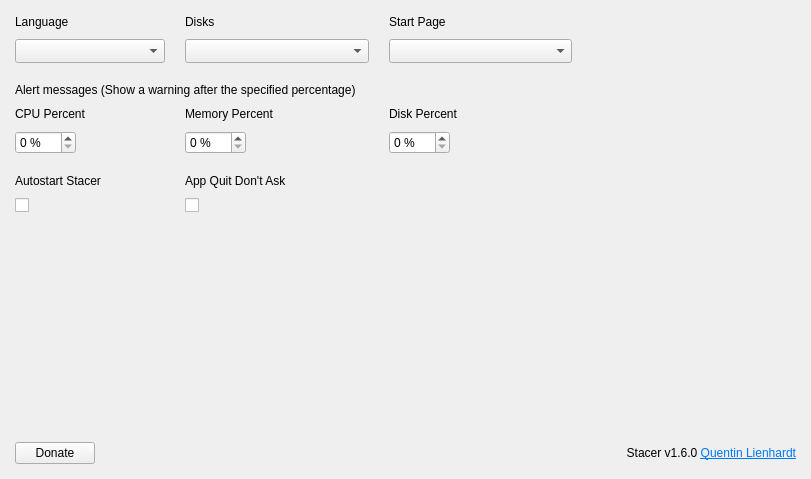
<?xml version="1.0" encoding="UTF-8"?>
<ui version="4.0">
 <class>SettingsPage</class>
 <widget class="QWidget" name="SettingsPage">
  <property name="geometry">
   <rect>
    <x>0</x>
    <y>0</y>
    <width>811</width>
    <height>479</height>
   </rect>
  </property>
  <property name="sizePolicy">
   <sizepolicy hsizetype="Expanding" vsizetype="Expanding">
    <horstretch>0</horstretch>
    <verstretch>0</verstretch>
   </sizepolicy>
  </property>
  <property name="windowTitle">
   <string>Settings</string>
  </property>
  <property name="styleSheet">
   <string notr="true"/>
  </property>
  <layout class="QGridLayout" name="gridLayout">
   <property name="leftMargin">
    <number>15</number>
   </property>
   <property name="topMargin">
    <number>15</number>
   </property>
   <property name="rightMargin">
    <number>15</number>
   </property>
   <property name="bottomMargin">
    <number>15</number>
   </property>
   <property name="horizontalSpacing">
    <number>20</number>
   </property>
   <property name="verticalSpacing">
    <number>10</number>
   </property>
   <item row="1" column="0" alignment="Qt::AlignLeft">
    <widget class="QComboBox" name="cmbLanguages">
     <property name="sizePolicy">
      <sizepolicy hsizetype="Expanding" vsizetype="Fixed">
       <horstretch>0</horstretch>
       <verstretch>0</verstretch>
      </sizepolicy>
     </property>
     <property name="minimumSize">
      <size>
       <width>150</width>
       <height>0</height>
      </size>
     </property>
     <property name="maximumSize">
      <size>
       <width>200</width>
       <height>16777215</height>
      </size>
     </property>
     <property name="cursor">
      <cursorShape>PointingHandCursor</cursorShape>
     </property>
     <property name="focusPolicy">
      <enum>Qt::NoFocus</enum>
     </property>
     <property name="sizeAdjustPolicy">
      <enum>QComboBox::AdjustToMinimumContentsLengthWithIcon</enum>
     </property>
    </widget>
   </item>
   <item row="8" column="0" alignment="Qt::AlignLeft">
    <widget class="QCheckBox" name="checkAutostart">
     <property name="cursor">
      <cursorShape>PointingHandCursor</cursorShape>
     </property>
     <property name="focusPolicy">
      <enum>Qt::NoFocus</enum>
     </property>
     <property name="text">
      <string/>
     </property>
    </widget>
   </item>
   <item row="4" column="1" alignment="Qt::AlignLeft">
    <widget class="QLabel" name="lblMemoryPercent">
     <property name="sizePolicy">
      <sizepolicy hsizetype="Expanding" vsizetype="Preferred">
       <horstretch>0</horstretch>
       <verstretch>0</verstretch>
      </sizepolicy>
     </property>
     <property name="text">
      <string>Memory Percent</string>
     </property>
    </widget>
   </item>
   <item row="5" column="1" alignment="Qt::AlignLeft">
    <widget class="QSpinBox" name="spinMemoryPercent">
     <property name="focusPolicy">
      <enum>Qt::ClickFocus</enum>
     </property>
     <property name="keyboardTracking">
      <bool>false</bool>
     </property>
     <property name="suffix">
      <string notr="true"> %</string>
     </property>
     <property name="minimum">
      <number>0</number>
     </property>
     <property name="maximum">
      <number>100</number>
     </property>
    </widget>
   </item>
   <item row="4" column="2" alignment="Qt::AlignLeft">
    <widget class="QLabel" name="lblDiskPercent">
     <property name="sizePolicy">
      <sizepolicy hsizetype="Expanding" vsizetype="Preferred">
       <horstretch>0</horstretch>
       <verstretch>0</verstretch>
      </sizepolicy>
     </property>
     <property name="text">
      <string>Disk Percent</string>
     </property>
    </widget>
   </item>
   <item row="5" column="0" alignment="Qt::AlignLeft">
    <widget class="QSpinBox" name="spinCpuPercent">
     <property name="focusPolicy">
      <enum>Qt::ClickFocus</enum>
     </property>
     <property name="suffix">
      <string notr="true"> %</string>
     </property>
     <property name="minimum">
      <number>0</number>
     </property>
     <property name="maximum">
      <number>100</number>
     </property>
    </widget>
   </item>
   <item row="0" column="0" alignment="Qt::AlignLeft">
    <widget class="QLabel" name="lblLanguage">
     <property name="sizePolicy">
      <sizepolicy hsizetype="Expanding" vsizetype="Preferred">
       <horstretch>0</horstretch>
       <verstretch>0</verstretch>
      </sizepolicy>
     </property>
     <property name="text">
      <string>Language</string>
     </property>
    </widget>
   </item>
   <item row="7" column="0" alignment="Qt::AlignLeft">
    <widget class="QLabel" name="lblStartOnBoot">
     <property name="sizePolicy">
      <sizepolicy hsizetype="Expanding" vsizetype="Preferred">
       <horstretch>0</horstretch>
       <verstretch>0</verstretch>
      </sizepolicy>
     </property>
     <property name="text">
      <string>Autostart Stacer</string>
     </property>
    </widget>
   </item>
   <item row="9" column="0">
    <spacer name="verticalSpacer">
     <property name="orientation">
      <enum>Qt::Vertical</enum>
     </property>
     <property name="sizeHint" stdset="0">
      <size>
       <width>10</width>
       <height>40</height>
      </size>
     </property>
    </spacer>
   </item>
   <item row="5" column="2" alignment="Qt::AlignLeft">
    <widget class="QSpinBox" name="spinDiskPercent">
     <property name="focusPolicy">
      <enum>Qt::ClickFocus</enum>
     </property>
     <property name="suffix">
      <string notr="true"> %</string>
     </property>
     <property name="minimum">
      <number>0</number>
     </property>
     <property name="maximum">
      <number>100</number>
     </property>
    </widget>
   </item>
   <item row="4" column="0" alignment="Qt::AlignLeft">
    <widget class="QLabel" name="lblCpuPercent">
     <property name="sizePolicy">
      <sizepolicy hsizetype="Expanding" vsizetype="Preferred">
       <horstretch>0</horstretch>
       <verstretch>0</verstretch>
      </sizepolicy>
     </property>
     <property name="text">
      <string>CPU Percent</string>
     </property>
    </widget>
   </item>
   <item row="3" column="0" colspan="5">
    <widget class="QLabel" name="lblAlertMessages">
     <property name="sizePolicy">
      <sizepolicy hsizetype="Expanding" vsizetype="Preferred">
       <horstretch>0</horstretch>
       <verstretch>0</verstretch>
      </sizepolicy>
     </property>
     <property name="accessibleName">
      <string notr="true">title</string>
     </property>
     <property name="text">
      <string>Alert messages (Show a warning after the specified percentage)</string>
     </property>
    </widget>
   </item>
   <item row="10" column="3" colspan="2" alignment="Qt::AlignRight">
    <widget class="QLabel" name="lblCreatedBy">
     <property name="text">
      <string notr="true">&lt;html&gt;&lt;head/&gt;&lt;body&gt;&lt;p&gt;Stacer v1.6.0 &lt;a href=&quot;https://github.com/QuentiumYT/Stacer&quot;&gt;&lt;span style=&quot; text-decoration: underline; color:#007af4;&quot;&gt;Quentin Lienhardt&lt;/span&gt;&lt;/a&gt;&lt;/p&gt;&lt;/body&gt;&lt;/html&gt;</string>
     </property>
     <property name="textFormat">
      <enum>Qt::RichText</enum>
     </property>
     <property name="alignment">
      <set>Qt::AlignRight|Qt::AlignTrailing|Qt::AlignVCenter</set>
     </property>
     <property name="openExternalLinks">
      <bool>true</bool>
     </property>
    </widget>
   </item>
   <item row="10" column="0" alignment="Qt::AlignLeft">
    <widget class="QPushButton" name="btnDonate">
     <property name="sizePolicy">
      <sizepolicy hsizetype="Expanding" vsizetype="Fixed">
       <horstretch>0</horstretch>
       <verstretch>0</verstretch>
      </sizepolicy>
     </property>
     <property name="cursor">
      <cursorShape>PointingHandCursor</cursorShape>
     </property>
     <property name="focusPolicy">
      <enum>Qt::NoFocus</enum>
     </property>
     <property name="accessibleName">
      <string notr="true">primary</string>
     </property>
     <property name="text">
      <string>Donate</string>
     </property>
     <property name="icon">
      <iconset resource="../../static.qrc">
       <normaloff>:/static/themes/common/img/donate.png</normaloff>:/static/themes/common/img/donate.png</iconset>
     </property>
     <property name="iconSize">
      <size>
       <width>18</width>
       <height>18</height>
      </size>
     </property>
    </widget>
   </item>
   <item row="0" column="4" rowspan="2">
    <spacer name="horizontalSpacer">
     <property name="orientation">
      <enum>Qt::Horizontal</enum>
     </property>
     <property name="sizeHint" stdset="0">
      <size>
       <width>0</width>
       <height>20</height>
      </size>
     </property>
    </spacer>
   </item>
   <item row="6" column="0" colspan="5">
    <spacer name="verticalSpacer_3">
     <property name="orientation">
      <enum>Qt::Vertical</enum>
     </property>
     <property name="sizeType">
      <enum>QSizePolicy::Fixed</enum>
     </property>
     <property name="sizeHint" stdset="0">
      <size>
       <width>20</width>
       <height>10</height>
      </size>
     </property>
    </spacer>
   </item>
   <item row="2" column="0" colspan="5">
    <spacer name="verticalSpacer_2">
     <property name="orientation">
      <enum>Qt::Vertical</enum>
     </property>
     <property name="sizeType">
      <enum>QSizePolicy::Fixed</enum>
     </property>
     <property name="sizeHint" stdset="0">
      <size>
       <width>20</width>
       <height>10</height>
      </size>
     </property>
    </spacer>
   </item>
   <item row="7" column="1">
    <widget class="QLabel" name="label">
     <property name="text">
      <string>App Quit Don't Ask</string>
     </property>
    </widget>
   </item>
   <item row="8" column="1">
    <widget class="QCheckBox" name="checkAppQuitDontAsk">
     <property name="cursor">
      <cursorShape>PointingHandCursor</cursorShape>
     </property>
     <property name="focusPolicy">
      <enum>Qt::NoFocus</enum>
     </property>
     <property name="accessibleName">
      <string notr="true"/>
     </property>
     <property name="text">
      <string/>
     </property>
    </widget>
   </item>
   <item row="1" column="1">
    <widget class="QComboBox" name="cmbDisks">
     <property name="sizePolicy">
      <sizepolicy hsizetype="Expanding" vsizetype="Fixed">
       <horstretch>0</horstretch>
       <verstretch>0</verstretch>
      </sizepolicy>
     </property>
     <property name="minimumSize">
      <size>
       <width>150</width>
       <height>0</height>
      </size>
     </property>
     <property name="maximumSize">
      <size>
       <width>200</width>
       <height>16777215</height>
      </size>
     </property>
     <property name="cursor">
      <cursorShape>PointingHandCursor</cursorShape>
     </property>
     <property name="focusPolicy">
      <enum>Qt::NoFocus</enum>
     </property>
     <property name="sizeAdjustPolicy">
      <enum>QComboBox::AdjustToMinimumContentsLengthWithIcon</enum>
     </property>
    </widget>
   </item>
   <item row="0" column="1">
    <widget class="QLabel" name="lblDisks">
     <property name="sizePolicy">
      <sizepolicy hsizetype="Expanding" vsizetype="Preferred">
       <horstretch>0</horstretch>
       <verstretch>0</verstretch>
      </sizepolicy>
     </property>
     <property name="text">
      <string>Disks</string>
     </property>
    </widget>
   </item>
   <item row="0" column="2">
    <widget class="QLabel" name="lblHomepage">
     <property name="sizePolicy">
      <sizepolicy hsizetype="Expanding" vsizetype="Preferred">
       <horstretch>0</horstretch>
       <verstretch>0</verstretch>
      </sizepolicy>
     </property>
     <property name="text">
      <string>Start Page</string>
     </property>
    </widget>
   </item>
   <item row="1" column="2">
    <widget class="QComboBox" name="cmbStartPage">
     <property name="sizePolicy">
      <sizepolicy hsizetype="Expanding" vsizetype="Fixed">
       <horstretch>0</horstretch>
       <verstretch>0</verstretch>
      </sizepolicy>
     </property>
     <property name="minimumSize">
      <size>
       <width>150</width>
       <height>0</height>
      </size>
     </property>
     <property name="maximumSize">
      <size>
       <width>200</width>
       <height>16777215</height>
      </size>
     </property>
     <property name="cursor">
      <cursorShape>PointingHandCursor</cursorShape>
     </property>
     <property name="focusPolicy">
      <enum>Qt::NoFocus</enum>
     </property>
     <property name="sizeAdjustPolicy">
      <enum>QComboBox::AdjustToMinimumContentsLengthWithIcon</enum>
     </property>
    </widget>
   </item>
  </layout>
 </widget>
 <tabstops>
  <tabstop>spinCpuPercent</tabstop>
  <tabstop>spinMemoryPercent</tabstop>
  <tabstop>spinDiskPercent</tabstop>
 </tabstops>
 <resources>
  <include location="../../static.qrc"/>
 </resources>
 <connections/>
</ui>
